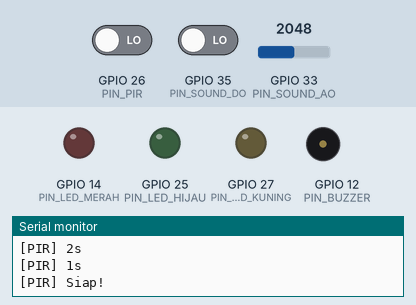
Simulated run of this sketch. Board: ESP32. On the bench: output pins drawn as LEDs (lit = HIGH), buzzer (waves = sounding, pin HIGH), the last lines printed to the serial monitor. The test bench sets the inputs (shaded band); at power-on: GPIO 26 (PIN_PIR) LOW, GPIO 33 (PIN_SOUND_AO) = 2048, GPIO 35 (PIN_SOUND_DO) LOW. WiFi joins after 1.5 s; servers stay silent unless stated; the Firebase database answers and starts empty.

Above: at 35.2 s.
At 35.88 s:
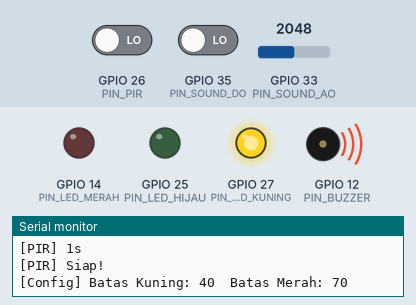
At 36.5 s:
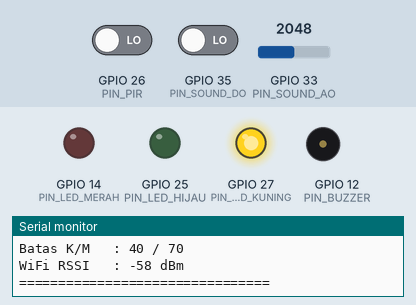
Timing chart, 0 to 39.0 s (numbered marks = the images above):
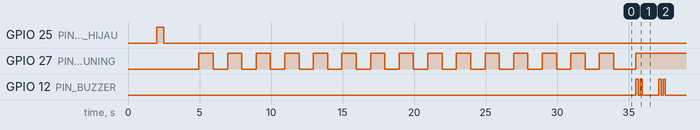

Measured:
- by itself, GPIO 27 (PIN_LED_KUNING): goes 14 × (LOW 1.0 s, HIGH 1.0 s), LOW 1.5 s, then HIGH
- by itself, GPIO 12 (PIN_BUZZER): repeats every 3.5 s: LOW 0.15 s, HIGH 0.15 s, LOW 1.2 s, HIGH 0.15 s, LOW 0.15 s, HIGH 0.15 s, LOW 1.5 s, HIGH 0.15 s
- by itself, everything shown: repeats every 3.5 s, in 8 steps

The sketch:

smart_room_monitor.ino
```cpp
#include <WiFi.h>
#include <FirebaseESP32.h>
#include <ArduinoJson.h>

const char* ssid     = "tari";
const char* password = "123456789";
#define FIREBASE_HOST "smart-room-monitor-140fd-default-rtdb.firebaseio.com"
#define DATABASE_URL  "https://smart-room-monitor-140fd-default-rtdb.firebaseio.com"
#define FIREBASE_AUTH "4RrP3pVHT9P9KIeSHo7AjhVfP9hrLEFUBbJyNkK5"

#define PIN_SOUND_AO   33
#define PIN_SOUND_DO   35
#define PIN_PIR        26
#define PIN_LED_HIJAU  25
#define PIN_LED_KUNING 27
#define PIN_LED_MERAH  14
#define PIN_BUZZER     12

#define SOUND_MIN      50
#define SOUND_MAX      4000

// --- PERUBAHAN #1 ---
// Dulu ini #define (nilai mati, gak bisa diubah saat device jalan).
// Sekarang jadi variabel biasa, supaya bisa di-update dari Firebase
// setiap kali user ganti nilai di dashboard mobile.
int batasKuning = 40;
int batasMerah  = 70;

// Timer khusus buat cek perubahan threshold dari Firebase.
// Gak perlu dicek tiap loop (1x/detik) karena nilainya jarang berubah,
// cukup tiap beberapa detik aja biar gak nge-bebani koneksi.
unsigned long lastCekThreshold = 0;
const unsigned long INTERVAL_CEK_THRESHOLD = 3000; // cek tiap 3 detik

FirebaseData fbdo;
FirebaseAuth auth;
FirebaseConfig config;

unsigned long lastTime = 0;
const unsigned long interval = 1000;
bool firebaseReady = false;

// Timer hold PIR 30 detik
unsigned long waktuTerakhirGerak = 0;
const unsigned long HOLD_GERAK   = 5000;

void matikanSemua() {
  digitalWrite(PIN_LED_HIJAU,  LOW);
  digitalWrite(PIN_LED_KUNING, LOW);
  digitalWrite(PIN_LED_MERAH,  LOW);
  digitalWrite(PIN_BUZZER,     LOW);
}

void kedipMerah(int kali) {
  for (int i = 0; i < kali; i++) {
    digitalWrite(PIN_LED_MERAH, HIGH); delay(200);
    digitalWrite(PIN_LED_MERAH, LOW);  delay(200);
  }
}

int bacaSuara() {
  int puncak = 0;
  for (int i = 0; i < 15; i++) {
    int val = analogRead(PIN_SOUND_AO);
    if (val > puncak) puncak = val;
    delay(3);
  }
  return puncak;
}

int hitungLevel(int raw) {
  if (raw < SOUND_MIN) return 0;
  raw = constrain(raw, SOUND_MIN, SOUND_MAX);
  return map(raw, SOUND_MIN, SOUND_MAX, 0, 100);
}

bool hubungWiFi() {
  if (WiFi.status() == WL_CONNECTED) return true;

  matikanSemua();
  Serial.println("\n[WiFi] Menghubungkan ke: " + String(ssid));

  WiFi.disconnect(true);
  delay(500);
  WiFi.mode(WIFI_STA);
  WiFi.setAutoReconnect(true);
  WiFi.persistent(false);
  WiFi.begin(ssid, password, 0, NULL, true);

  int timeout = 60;
  while (WiFi.status() != WL_CONNECTED && timeout > 0) {
    delay(500);
    timeout--;
    digitalWrite(PIN_LED_HIJAU, timeout % 2 == 0 ? HIGH : LOW);
    Serial.print(".");
  }
  digitalWrite(PIN_LED_HIJAU, LOW);

  if (WiFi.status() == WL_CONNECTED) {
    Serial.println("\n[WiFi] Terhubung!");
    Serial.println("[WiFi] IP     : " + WiFi.localIP().toString());
    Serial.println("[WiFi] RSSI   : " + String(WiFi.RSSI()) + " dBm");
    Serial.println("[WiFi] Channel: " + String(WiFi.channel()));
    return true;
  }

  Serial.println("\n[WiFi] GAGAL. Status: " + String(WiFi.status()));
  kedipMerah(3);
  return false;
}

void reconnectJikaPutus() {
  if (WiFi.status() == WL_CONNECTED) return;

  Serial.println("[WiFi] Putus! Reconnecting...");
  unsigned long delayMs = 2000;

  for (int attempt = 1; attempt <= 5; attempt++) {
    Serial.println("[WiFi] Percobaan ke-" + String(attempt));
    if (hubungWiFi()) return;
    delay(delayMs);
    delayMs = min(delayMs * 2, 30000UL);
  }

  Serial.println("[WiFi] Semua gagal. Restart...");
  delay(1000);
  ESP.restart();
}

void initFirebase() {
  config.host                       = FIREBASE_HOST;
  config.database_url               = DATABASE_URL;
  config.signer.tokens.legacy_token = FIREBASE_AUTH;
  config.timeout.serverResponse     = 10 * 1000;
  config.timeout.socketConnection   = 10 * 1000;

  Firebase.begin(&config, &auth);
  Firebase.reconnectWiFi(true);
  delay(2000);

  if (Firebase.setString(fbdo, "/koneksi/status", "online")) {
    Serial.println("[Firebase] Terhubung!");
    firebaseReady = true;
  } else {
    Serial.println("[Firebase] Gagal: " + fbdo.errorReason());
    firebaseReady = false;
  }
}

// --- PERUBAHAN #2 ---
// Ambil nilai batasKuning & batasMerah dari Firebase (/config/...).
// Dipanggil berkala, bukan tiap loop, supaya gak boros request.
// Kalau gagal baca (misal koneksi lemot), nilai lama tetap dipakai (aman).
void cekThresholdDariFirebase() {
  if (Firebase.getInt(fbdo, "/config/batasKuning")) {
    int nilai = fbdo.intData();
    if (nilai > 0 && nilai < 100) batasKuning = nilai;
  }

  if (Firebase.getInt(fbdo, "/config/batasMerah")) {
    int nilai = fbdo.intData();
    if (nilai > 0 && nilai <= 100) batasMerah = nilai;
  }

  Serial.print("[Config] Batas Kuning: "); Serial.print(batasKuning);
  Serial.print("  Batas Merah: "); Serial.println(batasMerah);
}

void setup() {
  Serial.begin(115200);
  delay(500);

  analogSetAttenuation(ADC_11db);
  analogSetWidth(12);

  Serial.println("\n=== Smart Room Monitor v5.1 ===");

  pinMode(PIN_LED_HIJAU,  OUTPUT);
  pinMode(PIN_LED_KUNING, OUTPUT);
  pinMode(PIN_LED_MERAH,  OUTPUT);
  pinMode(PIN_BUZZER,     OUTPUT);
  pinMode(PIN_PIR,        INPUT);
  pinMode(PIN_SOUND_DO,   INPUT);
  matikanSemua();

  if (hubungWiFi()) {
    initFirebase();
    if (firebaseReady) {
      cekThresholdDariFirebase(); // ambil threshold awal begitu konek
    }
  }

  Serial.println("[PIR] Warm-up 30 detik...");
  for (int i = 30; i > 0; i--) {
    Serial.println("[PIR] " + String(i) + "s");
    digitalWrite(PIN_LED_KUNING, i % 2 == 0 ? HIGH : LOW);
    delay(1000);
  }
  matikanSemua();
  Serial.println("[PIR] Siap!");
}

void loop() {
  unsigned long now = millis();
  if (now - lastTime < interval) return;
  lastTime = now;

  reconnectJikaPutus();

  if (!firebaseReady && WiFi.status() == WL_CONNECTED) {
    initFirebase();
  }

  // --- PERUBAHAN #2 (lanjutan) ---
  // Cek apakah sudah waktunya nge-refresh threshold dari Firebase
  if (firebaseReady && Firebase.ready() && (now - lastCekThreshold >= INTERVAL_CEK_THRESHOLD)) {
    lastCekThreshold = now;
    cekThresholdDariFirebase();
  }

  // === Baca Sensor Suara ===
  int rawSuara   = bacaSuara();
  int levelSuara = hitungLevel(rawSuara);
  bool doSuara   = digitalRead(PIN_SOUND_DO);

  // === Baca PIR dengan hold 30 detik ===
  bool p1 = digitalRead(PIN_PIR); delay(100);
  bool p2 = digitalRead(PIN_PIR); delay(100);
  bool p3 = digitalRead(PIN_PIR);
  bool pirNyala = ((p1 + p2 + p3) >= 2);

  if (pirNyala) {
    waktuTerakhirGerak = millis();
  }
  bool adaGerak = (millis() - waktuTerakhirGerak < HOLD_GERAK);

  // === Tentukan Status & Aktuator ===
  // --- PERUBAHAN #1 (lanjutan) ---
  // Sekarang pakai variabel batasKuning/batasMerah (bisa berubah real-time),
  // bukan #define BATAS_KUNING/BATAS_MERAH (nilai mati) lagi.
  matikanSemua();
  String status;

  if (levelSuara > batasMerah) {
    status = "bahaya";
    digitalWrite(PIN_LED_MERAH, HIGH);
    digitalWrite(PIN_BUZZER, HIGH);

  } else if (levelSuara > batasKuning) {
    status = "warning";
    digitalWrite(PIN_LED_KUNING, HIGH);
    digitalWrite(PIN_BUZZER, HIGH); delay(150);
    digitalWrite(PIN_BUZZER, LOW);  delay(150);
    digitalWrite(PIN_BUZZER, HIGH); delay(150);
    digitalWrite(PIN_BUZZER, LOW);

  } else {
    status = "aman";
    digitalWrite(PIN_LED_HIJAU, HIGH);
  }

  // === Serial Monitor ===
  Serial.println("================================");
  Serial.print("Suara RAW   : "); Serial.println(rawSuara);
  Serial.print("Suara Level : "); Serial.print(levelSuara); Serial.println("%");
  Serial.print("Suara DO    : "); Serial.println(doSuara ? "TERDETEKSI" : "sepi");
  Serial.print("Gerakan PIR : "); Serial.println(adaGerak ? "ADA" : "tidak ada");
  Serial.print("Status      : "); Serial.println(status);
  Serial.print("Batas K/M   : "); Serial.print(batasKuning); Serial.print(" / "); Serial.println(batasMerah);
  Serial.print("WiFi RSSI   : "); Serial.print(WiFi.RSSI()); Serial.println(" dBm");
  Serial.println("================================");

  // === Kirim ke Firebase ===
  if (firebaseReady && Firebase.ready()) {
    Firebase.setInt(fbdo,    "/sensor/suara",     levelSuara);
    Firebase.setInt(fbdo,    "/sensor/suara_raw", rawSuara);
    Firebase.setBool(fbdo,   "/sensor/gerak",     adaGerak);
    Firebase.setString(fbdo, "/sensor/status",    status);
    Firebase.setString(fbdo, "/koneksi/status",   "online");

    // --- PERUBAHAN #3 ---
    // Kirim juga "jam absen" (timestamp) tiap kali masih hidup & terkirim data,
    // supaya app mobile tau device ini BENERAN masih aktif baru-baru ini
    // (bukan cuma baca status "online" yang bisa nyangkut lama walau device
    // udah mati duluan tanpa sempat update statusnya).
    Firebase.setTimestamp(fbdo, "/koneksi/timestamp");
  }
}
```
